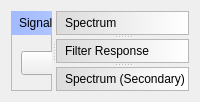
      <widget class="QWidget" name="tab_SM">
       <attribute name="title">
        <string>Signal Manipulation</string>
       </attribute>
       <layout class="QVBoxLayout" name="verticalLayout_33">
        <item>
         <widget class="QSplitter" name="splitter_19">
          <property name="orientation">
           <enum>Qt::Horizontal</enum>
          </property>
          <widget class="QFrame" name="frame_17">
           <property name="maximumSize">
            <size>
             <width>230</width>
             <height>16777215</height>
            </size>
           </property>
           <property name="frameShape">
            <enum>QFrame::StyledPanel</enum>
           </property>
           <property name="frameShadow">
            <enum>QFrame::Raised</enum>
           </property>
           <widget class="QLabel" name="label_36">
            <property name="geometry">
             <rect>
              <x>10</x>
              <y>130</y>
              <width>151</width>
              <height>16</height>
             </rect>
            </property>
            <property name="text">
             <string>Manipulation Type  :</string>
            </property>
           </widget>
           <widget class="Line" name="line_7">
            <property name="geometry">
             <rect>
              <x>10</x>
              <y>110</y>
              <width>201</width>
              <height>16</height>
             </rect>
            </property>
            <property name="orientation">
             <enum>Qt::Horizontal</enum>
            </property>
           </widget>
           <widget class="QWidget" name="layoutWidget_9">
            <property name="geometry">
             <rect>
              <x>10</x>
              <y>80</y>
              <width>201</width>
              <height>26</height>
             </rect>
            </property>
            <layout class="QHBoxLayout" name="horizontalLayout_8">
             <item>
              <widget class="QPushButton" name="btn_play_sm">
               <property name="toolTip">
                <string>Play</string>
               </property>
               <property name="text">
                <string/>
               </property>
               <property name="icon">
                <iconset>
                 <normaloff>icons/green-play.png</normaloff>icons/green-play.png</iconset>
               </property>
              </widget>
             </item>
             <item>
              <widget class="QPushButton" name="btn_pause_sm">
               <property name="toolTip">
                <string>Pause</string>
               </property>
               <property name="text">
                <string/>
               </property>
               <property name="icon">
                <iconset>
                 <normaloff>icons/blue-pause.png</normaloff>icons/blue-pause.png</iconset>
               </property>
              </widget>
             </item>
             <item>
              <widget class="QPushButton" name="btn_stop_sm">
               <property name="toolTip">
                <string>Stop</string>
               </property>
               <property name="text">
                <string/>
               </property>
               <property name="icon">
                <iconset>
                 <normaloff>icons/red-stop.png</normaloff>icons/red-stop.png</iconset>
               </property>
              </widget>
             </item>
            </layout>
           </widget>
           <widget class="QLabel" name="label_37">
            <property name="geometry">
             <rect>
              <x>0</x>
              <y>0</y>
              <width>271</width>
              <height>24</height>
             </rect>
            </property>
            <property name="minimumSize">
             <size>
              <width>0</width>
              <height>20</height>
             </size>
            </property>
            <property name="styleSheet">
             <string notr="true">background:qlineargradient(spread:pad, x1:0, y1:0, x2:1, y2:0, stop:0 rgba(161, 186, 255, 255), stop:1 rgba(255, 255, 255, 255));
padding-left:5px;
padding-bottom:5px;
padding-top:5px;</string>
            </property>
            <property name="text">
             <string>Signal Manipulation</string>
            </property>
           </widget>
           <widget class="QPushButton" name="btn_analyze_sm">
            <property name="geometry">
             <rect>
              <x>10</x>
              <y>220</y>
              <width>201</width>
              <height>31</height>
             </rect>
            </property>
            <property name="text">
             <string>Analyze</string>
            </property>
           </widget>
           <widget class="QLabel" name="label_38">
            <property name="geometry">
             <rect>
              <x>10</x>
              <y>200</y>
              <width>151</width>
              <height>16</height>
             </rect>
            </property>
            <property name="text">
             <string>Bit Stream Settings</string>
            </property>
           </widget>
           <widget class="QComboBox" name="combo_manipulation_sm">
            <property name="geometry">
             <rect>
              <x>10</x>
              <y>150</y>
              <width>201</width>
              <height>22</height>
             </rect>
            </property>
            <item>
             <property name="text">
              <string>FIR Filter</string>
             </property>
            </item>
            <item>
             <property name="text">
              <string>IIR Filter</string>
             </property>
            </item>
           </widget>
           <widget class="Line" name="line_8">
            <property name="geometry">
             <rect>
              <x>10</x>
              <y>180</y>
              <width>201</width>
              <height>16</height>
             </rect>
            </property>
            <property name="orientation">
             <enum>Qt::Horizontal</enum>
            </property>
           </widget>
           <widget class="QWidget" name="layoutWidget_24">
            <property name="geometry">
             <rect>
              <x>10</x>
              <y>260</y>
              <width>201</width>
              <height>26</height>
             </rect>
            </property>
            <layout class="QGridLayout" name="gridLayout_8">
             <item row="0" column="0">
              <widget class="QPushButton" name="btn_open_rec_sm">
               <property name="maximumSize">
                <size>
                 <width>50</width>
                 <height>16777215</height>
                </size>
               </property>
               <property name="toolTip">
                <string>Open File</string>
               </property>
               <property name="text">
                <string/>
               </property>
               <property name="icon">
                <iconset>
                 <normaloff>icons/open.png</normaloff>icons/open.png</iconset>
               </property>
              </widget>
             </item>
             <item row="0" column="1">
              <widget class="QPushButton" name="btn_record_sm">
               <property name="text">
                <string>Record</string>
               </property>
               <property name="icon">
                <iconset>
                 <normaloff>icons/record.png</normaloff>icons/record.png</iconset>
               </property>
              </widget>
             </item>
            </layout>
           </widget>
           <widget class="QPushButton" name="btn_open_sm">
            <property name="geometry">
             <rect>
              <x>10</x>
              <y>40</y>
              <width>50</width>
              <height>24</height>
             </rect>
            </property>
            <property name="minimumSize">
             <size>
              <width>50</width>
              <height>0</height>
             </size>
            </property>
            <property name="toolTip">
             <string>Open File</string>
            </property>
            <property name="text">
             <string/>
            </property>
            <property name="icon">
             <iconset>
              <normaloff>icons/open.png</normaloff>icons/open.png</iconset>
            </property>
           </widget>
           <widget class="QLabel" name="lbl_filename_sm">
            <property name="geometry">
             <rect>
              <x>60</x>
              <y>30</y>
              <width>161</width>
              <height>41</height>
             </rect>
            </property>
            <property name="toolTip">
             <string>&lt;html&gt;&lt;head/&gt;&lt;body&gt;&lt;p&gt;fdfdfd&lt;/p&gt;&lt;/body&gt;&lt;/html&gt;</string>
            </property>
            <property name="text">
             <string/>
            </property>
           </widget>
          </widget>
          <widget class="QSplitter" name="splitter_18">
           <property name="orientation">
            <enum>Qt::Vertical</enum>
           </property>
           <widget class="QSplitter" name="splitter_17">
            <property name="orientation">
             <enum>Qt::Vertical</enum>
            </property>
            <widget class="QFrame" name="frame_18">
             <property name="frameShape">
              <enum>QFrame::StyledPanel</enum>
             </property>
             <property name="frameShadow">
              <enum>QFrame::Raised</enum>
             </property>
             <layout class="QVBoxLayout" name="verticalLayout_26">
              <property name="spacing">
               <number>0</number>
              </property>
              <property name="leftMargin">
               <number>0</number>
              </property>
              <property name="topMargin">
               <number>0</number>
              </property>
              <property name="rightMargin">
               <number>0</number>
              </property>
              <property name="bottomMargin">
               <number>0</number>
              </property>
              <item>
               <widget class="QLabel" name="label_35">
                <property name="minimumSize">
                 <size>
                  <width>0</width>
                  <height>22</height>
                 </size>
                </property>
                <property name="maximumSize">
                 <size>
                  <width>16777215</width>
                  <height>22</height>
                 </size>
                </property>
                <property name="styleSheet">
                 <string notr="true">background:qlineargradient(spread:pad, x1:0, y1:0, x2:1, y2:0, stop:0 rgba(220, 220, 220, 255), stop:1 rgba(255, 255, 255, 255));
padding-left:5px;</string>
                </property>
                <property name="text">
                 <string>Spectrum</string>
                </property>
               </widget>
              </item>
              <item>
               <layout class="QVBoxLayout" name="signalmanipulation_Spectrum"/>
              </item>
             </layout>
            </widget>
            <widget class="QFrame" name="frame_19">
             <property name="frameShape">
              <enum>QFrame::StyledPanel</enum>
             </property>
             <property name="frameShadow">
              <enum>QFrame::Raised</enum>
             </property>
             <layout class="QVBoxLayout" name="verticalLayout_27">
              <property name="spacing">
               <number>0</number>
              </property>
              <property name="leftMargin">
               <number>0</number>
              </property>
              <property name="topMargin">
               <number>0</number>
              </property>
              <property name="rightMargin">
               <number>0</number>
              </property>
              <property name="bottomMargin">
               <number>0</number>
              </property>
              <item>
               <widget class="QLabel" name="label_39">
                <property name="minimumSize">
                 <size>
                  <width>0</width>
                  <height>22</height>
                 </size>
                </property>
                <property name="maximumSize">
                 <size>
                  <width>16777215</width>
                  <height>22</height>
                 </size>
                </property>
                <property name="styleSheet">
                 <string notr="true">background:qlineargradient(spread:pad, x1:0, y1:0, x2:1, y2:0, stop:0 rgba(220, 220, 220, 255), stop:1 rgba(255, 255, 255, 255));
padding-left:5px;</string>
                </property>
                <property name="text">
                 <string>Filter Response</string>
                </property>
               </widget>
              </item>
              <item>
               <layout class="QVBoxLayout" name="signalmanipulation_FilterResponse"/>
              </item>
             </layout>
            </widget>
           </widget>
           <widget class="QFrame" name="frame_23">
            <property name="frameShape">
             <enum>QFrame::StyledPanel</enum>
            </property>
            <property name="frameShadow">
             <enum>QFrame::Raised</enum>
            </property>
            <layout class="QVBoxLayout" name="verticalLayout_32">
             <property name="spacing">
              <number>0</number>
             </property>
             <property name="leftMargin">
              <number>0</number>
             </property>
             <property name="topMargin">
              <number>0</number>
             </property>
             <property name="rightMargin">
              <number>0</number>
             </property>
             <property name="bottomMargin">
              <number>0</number>
             </property>
             <item>
              <widget class="QLabel" name="label_46">
               <property name="minimumSize">
                <size>
                 <width>0</width>
                 <height>22</height>
                </size>
               </property>
               <property name="maximumSize">
                <size>
                 <width>16777215</width>
                 <height>22</height>
                </size>
               </property>
               <property name="styleSheet">
                <string notr="true">background:qlineargradient(spread:pad, x1:0, y1:0, x2:1, y2:0, stop:0 rgba(220, 220, 220, 255), stop:1 rgba(255, 255, 255, 255));
padding-left:5px;</string>
               </property>
               <property name="text">
                <string>Spectrum (Secondary)</string>
               </property>
              </widget>
             </item>
             <item>
              <layout class="QVBoxLayout" name="signalmanipulation_Spectrum2"/>
             </item>
            </layout>
           </widget>
          </widget>
         </widget>
        </item>
       </layout>
      </widget>
